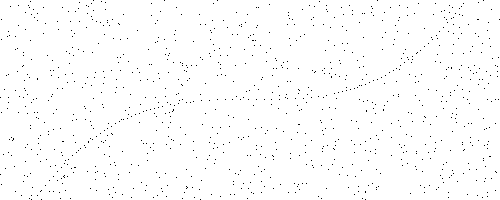
#> input picture curve-reconstruction/src/experiments/data/cubic.W=500.H=200.MAXD=8.SP=0.99.26.png, 500 x 200 px
$ python downscale.py
#> lines starting #> are read from the running program, lines starting #| are printed output that depends on the picture
import matplotlib.pyplot as plt

from skimage import data, color
from skimage.transform import rescale, resize, downscale_local_mean
import os
import skimage
import skimage.io

#
#https://scikit-image.org/docs/dev/auto_examples/transform/plot_rescale.html
#
def test_scikitsnippet():
    image = color.rgb2gray(data.astronaut())

    image_rescaled = rescale(image, 0.25, anti_aliasing=False)
    image_resized = resize(image, (image.shape[0] // 4, image.shape[1] // 4),
                        anti_aliasing=True)
    image_downscaled = downscale_local_mean(image, (4, 3))

    fig, axes = plt.subplots(nrows=2, ncols=2)

    ax = axes.ravel()

    ax[0].imshow(image, cmap='gray')
    ax[0].set_title("Original image")

    ax[1].imshow(image_rescaled, cmap='gray')
    ax[1].set_title("Rescaled image (aliasing)")

    ax[2].imshow(image_resized, cmap='gray')
    ax[2].set_title("Resized image (no aliasing)")

    ax[3].imshow(image_downscaled, cmap='gray')
    ax[3].set_title("Downscaled image (no aliasing)")

    ax[0].set_xlim(0, 512)
    ax[0].set_ylim(512, 0)
    plt.tight_layout()
    plt.show()

def get_absolute_path_from_input_filename(filename:str):
    fullpathtoscript=os.path.realpath(__file__)
    folder_script=os.path.dirname(fullpathtoscript)
    absolute_path=os.path.join(folder_script,"data/",filename)
    return absolute_path

def get_absolute_path_from_output_filename(filename:str):
    fullpathtoscript=os.path.realpath(__file__)
    folder_script=os.path.dirname(fullpathtoscript)
    absolute_path=os.path.join(folder_script,"out/",filename)
    return absolute_path

def test_rescale(filename:str,fraction:float,anti_aliasing:bool):
#> called with filename = 'cubic.W=500.H=200.MAXD=8.SP=0.99.26.png', fraction = 0.5, anti_aliasing = True
    absolute_input_path=get_absolute_path_from_input_filename(filename=filename)
    image=skimage.io.imread(absolute_input_path,as_gray=True)
#> image: shape (200, 500) float64; values 0 (black) and 1 (white), 98.9% white; black in thin lines or dots
    image_rescaled_no_antialiasing = rescale(image, fraction, anti_aliasing=anti_aliasing)
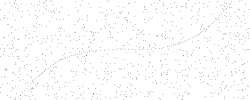
#> image_rescaled_no_antialiasing: shape (100, 250) float64; min 0.575, max 1, mean 0.989

    image_resized_antialiasing = resize(image, ( round(image.shape[0] *fraction), round(image.shape[1] * fraction)),anti_aliasing=True)

    skimage.io.imsave(get_absolute_path_from_output_filename(filename=f"result.rescaled.antialising={anti_aliasing}.f={fraction}.{filename}"),image_rescaled_no_antialiasing)
    skimage.io.imsave(get_absolute_path_from_output_filename(filename=f"result.resized.antialising={anti_aliasing}.f={fraction}.{filename}"),image_resized_antialiasing)
    pass


if (__name__ =="__main__"):
    print("Inside main")
    #test_scikitsnippet()
    test_rescale(filename="cubic.W=500.H=200.MAXD=8.SP=0.99.26.png",fraction=0.5,anti_aliasing=True)
    test_rescale(filename="cubic.W=500.H=200.MAXD=8.SP=0.99.26.png",fraction=0.5,anti_aliasing=False)
    test_rescale(filename="cubic.W=500.H=200.MAXD=8.SP=0.99.26.png",fraction=0.25,anti_aliasing=True)
#> call 3 of test_rescale, with filename = 'cubic.W=500.H=200.MAXD=8.SP=0.99.26.png', fraction = 0.25, anti_aliasing = True
#> in test_rescale (call 3), `image_rescaled_no_antialiasing = rescale(image, fraction, anti_aliasin..`:
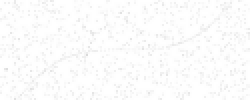
#> image_rescaled_no_antialiasing: shape (50, 125) float64 (shown 2 times larger); min 0.858, max 1, mean 0.989
    test_rescale(filename="cubic.W=500.H=200.MAXD=8.SP=0.99.26.png",fraction=0.25,anti_aliasing=False)
#> call 4 of test_rescale, with filename = 'cubic.W=500.H=200.MAXD=8.SP=0.99.26.png', fraction = 0.25, anti_aliasing = False
#> in test_rescale (call 4), `image_rescaled_no_antialiasing = rescale(image, fraction, anti_aliasin..`:
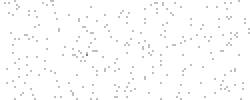
#> image_rescaled_no_antialiasing: shape (50, 125) float64 (shown 2 times larger); min 0.5, max 1, mean 0.989

$ run again, with curve-reconstruction/src/experiments/data/parabola.W=500.H=200.MAXD=8.SP=0.99.39.png copied over curve-reconstruction/src/experiments/data/cubic.W=500.H=200.MAXD=8.SP=0.99.26.png
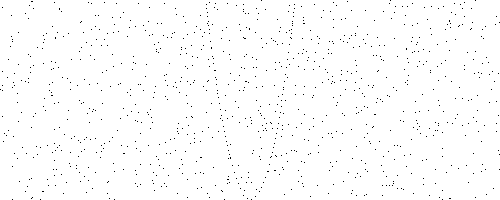
#> input picture curve-reconstruction/src/experiments/data/parabola.W=500.H=200.MAXD=8.SP=0.99.39.png, 500 x 200 px
#> image: shape (200, 500) float64; values 0 (black) and 1 (white), 99% white; black in thin lines or dots
#> in test_rescale, `image_rescaled_no_antialiasing = rescale(image, fraction, anti_aliasin..`:
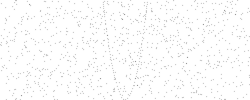
#> image_rescaled_no_antialiasing: shape (100, 250) float64; min 0.598, max 1, mean 0.99
#> image_rescaled_no_antialiasing: shape (50, 125) float64
#> in test_rescale (call 4), `image_rescaled_no_antialiasing = rescale(image, fraction, anti_aliasin..`:
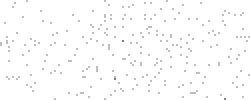
#> image_rescaled_no_antialiasing: shape (50, 125) float64 (shown 2 times larger); min 0.5, max 1, mean 0.99
